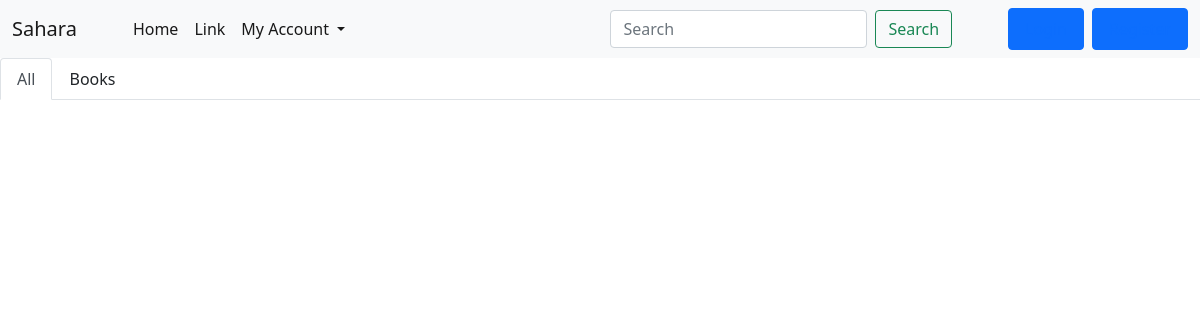
The app's page /, older data.
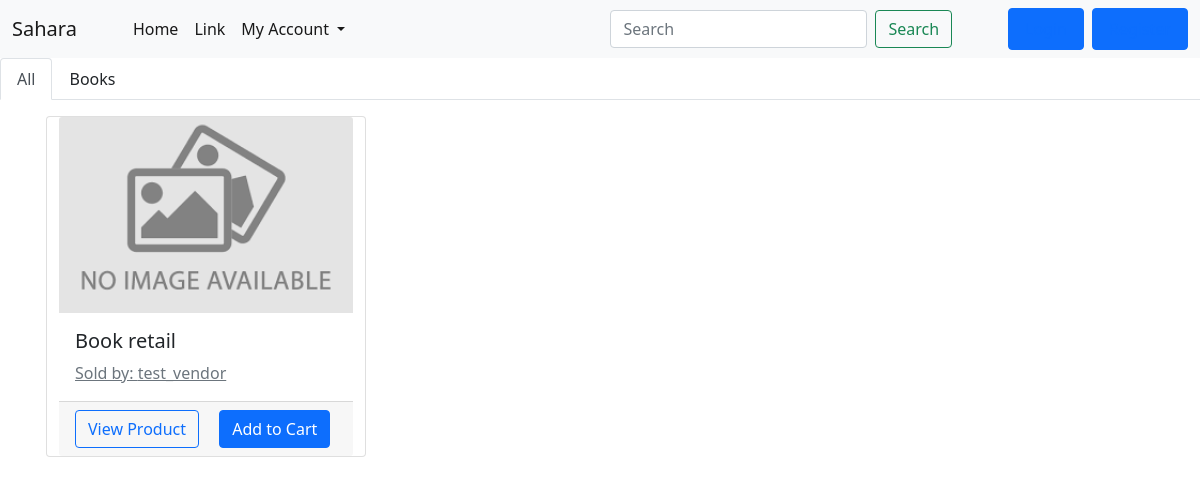
The same page, newer data.
### core/models.py (models this page shows, shortened)
class Product(models.Model):
    seller = models.ForeignKey(User, on_delete = models.CASCADE, related_name="seller")
    date_posted = models.DateTimeField(auto_now_add=True)
    stock = models.IntegerField(default=0)
    title = models.CharField(max_length=255)
    content = models.TextField(blank=True, null=True)
    img = models.ImageField(default = "default.png", upload_to = "product_imgs/", blank=True, null=True)
    rating = models.DecimalField(max_digits=3, decimal_places=2, default=0.00)

### core/views.py (the view)
# urls.py: path('', ProductListView.as_view(), name = "app-home"),
class ProductListView(ListView):
    model = Product
    template_name = 'core/home.html'
    context_object_name = 'prods'
    ordering = ['-date_posted']
    paginate_by = 20

### core/templates/core/home.html (shortened to what this page needs)
{% extends "core/base.html" %}
{% block nav %}
  <ul class="nav nav-tabs">
    <li class="nav-item">
      <a class="nav-link active" href="#">All</a>
    </li>
    <li class="nav-item">
      <a class="nav-link" style="text-decoration: none; color: inherit;" href="#">Books</a>
    </li>
{% endblock %}
{% block content %}
{% if user.profile.user_type == "CUSTOMER" or not user.is_authenticated %}
    {% for prod in prods %}
      {% if prod.seller.profile.user_type == "RETAILER" %}
        <div class="card mr-3" style="top:1rem; left: 1rem; width: 20rem; margin-right: 0.5rem; ">
            <a href="#">
                <img src="{{ prod.img.url }}" class="card-img-top" alt="Product image">
            </a>
            <div class="card-body">
                <a style="text-decoration: none; color:inherit" href="#">
                    <h5 class="card-title">{{ prod.title }}</h5>
                </a>
                <a class="card-subtitle text-muted" href="#">Sold by: {{ prod.seller }}</a>
            </div>
            <div class='card-footer'>
                <a href="{% url 'prod-detail' prod.id %}" class="card-link btn btn-outline-primary">View Product</a>
                <a href="#" class="card-link btn btn-primary">Add to Cart</a>
            </div>
          </div>
      {% endif %}
    {% endfor %}
{% endif %}
{% endblock content %}

### core/templates/core/base.html (shortened to what this page needs)
{% load static %}
<!DOCTYPE html>
<html lang="en">
<head>
    <link href="https://cdn.jsdelivr.net/npm/bootstrap@5.0.0-beta3/dist/css/bootstrap.min.css" rel="stylesheet">
</head>
<body>
    <header class = "site-header">
        <nav class="navbar navbar-expand-lg navbar-light bg-light">
            <div class="container-fluid">
              <a class="navbar-brand" href="{% url 'app-home' %}">Sahara</a>
              <div class="collapse navbar-collapse" id="navbarSupportedContent">
                <ul class="navbar-nav me-auto mb-2 mb-lg-0" style="position: relative; margin-left: 2rem;">
                  <li class="nav-item">
                    <a class="nav-link active" aria-current="page" href="{% url 'app-home' %}">Home</a>
                  </li>
                  <li class="nav-item">
                    <a class="nav-link active" href="#">Link</a>
                  </li>
                  <li class="nav-item dropdown">
                    <a class="nav-link active dropdown-toggle" href="#" id="navbarDropdown" role="button" data-bs-toggle="dropdown" aria-expanded="false">
                      My Account
                    </a>
                  </li>
                  <li class="nav-item">
                    <a class="nav-link disabled" href="#" tabindex="-1" aria-disabled="true">{{user.profile.user_type}}</a>
                  </li>
                </ul>
                  <form class="d-flex text-center" style="margin-right: 3em;">
                    <input class="form-control me-2" type="search" placeholder="Search" aria-label="Search">
                    <button class="nav-item btn btn-outline-success" type="submit">Search</button>
                  </form>
                  {% if not user.is_authenticated %}
                      <a class = "nav-item nav-link btn btn-primary d-flex" style="float: right; margin-left: 0.5rem;" href="/login">Login</a>
                      <a class = "nav-item nav-link btn btn-primary d-flex" style="float: right; margin-left: 0.5rem;" href="/register">Register</a>
                {% endif %}
              </div>
            </div>
          </nav>
          {% block nav %}
          {% endblock %}
    </header>
    <main role="main" class="container">
      <div class="row">
          {% block content %}{% endblock %}
        </div>
    </main>
</body>
</html>

Row changes from the older to the newer data that the page shows:
added Product: img (placeholder picture), title "Book retail", seller "test_vendor"
